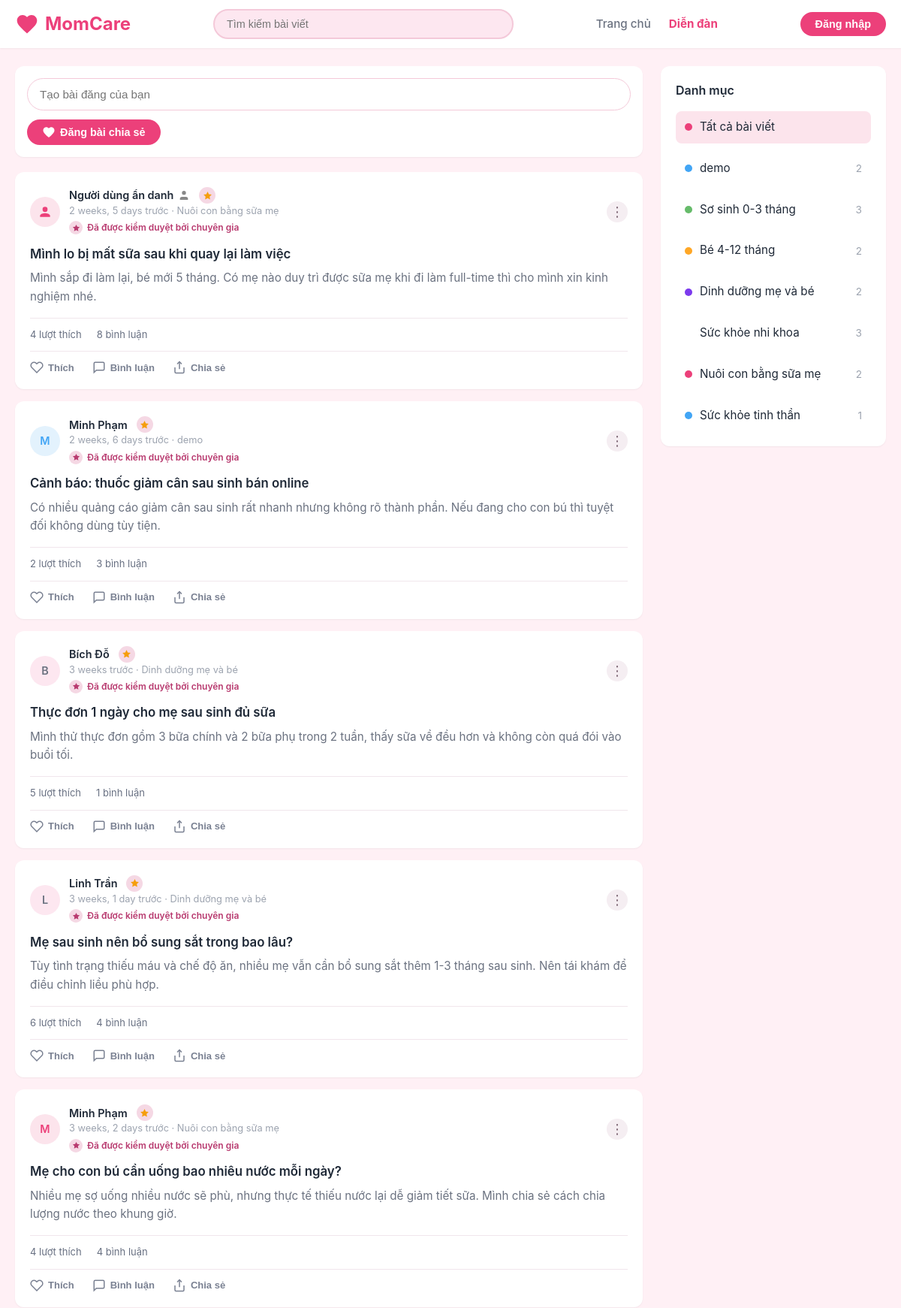
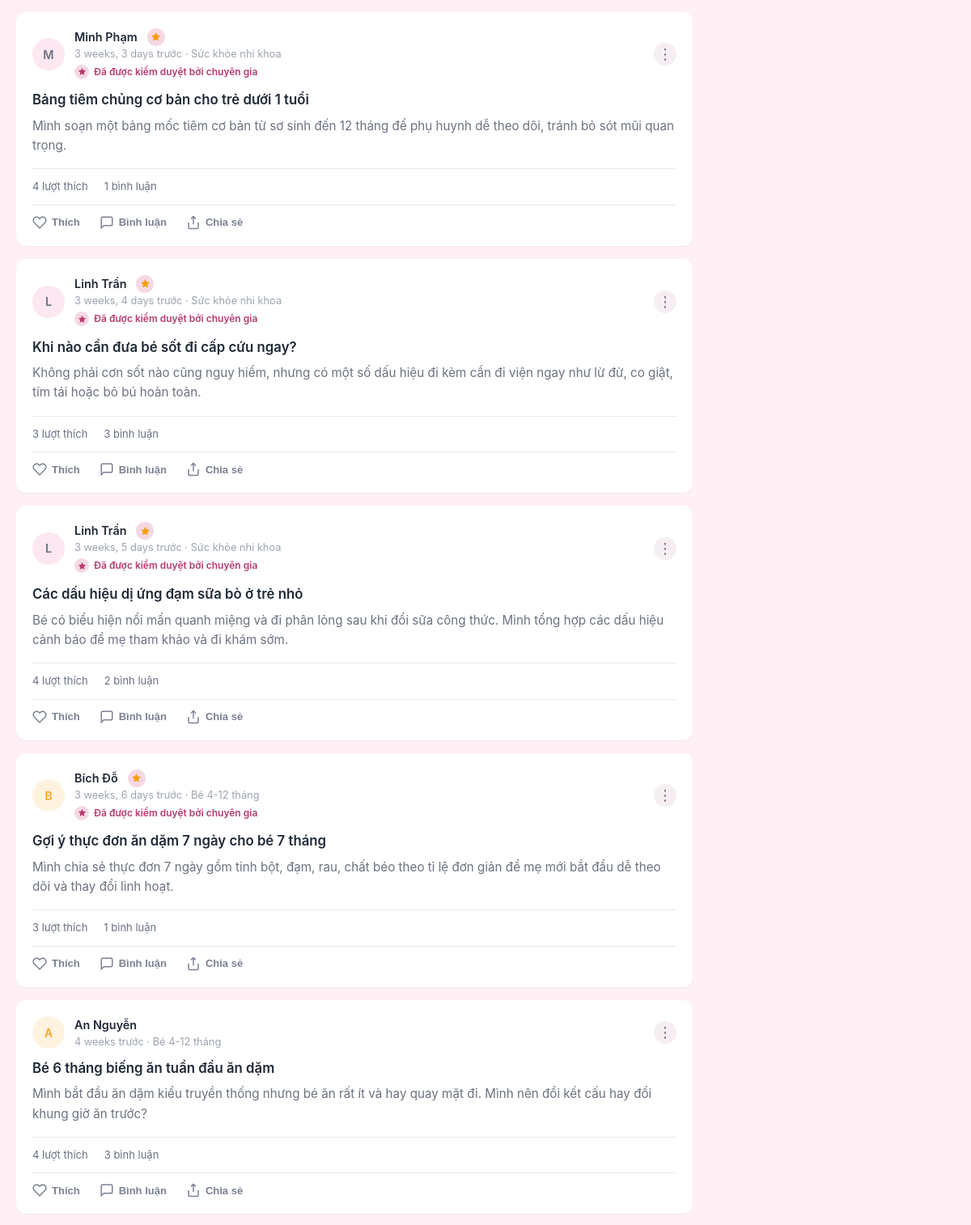
The app's page /forum/ (upper part) with its own data (2 pictures, top to bottom).
### momcare_forum/models.py (models this page shows, shortened)
class Post(models.Model):
    PRIVACY_CHOICES = [
        ('public', 'Công khai'),
        ('anonymous', 'Ẩn danh'),
    ]
    VERIFICATION_REASONS = [
        ('accurate', 'Bài viết chứa nội dung phù hợp với kiến thức y khoa hiện hành'),
        ('safe', 'Thông tin trong bài viết an toàn cho mẹ và bé'),
        ('useful', 'Bài viết cung cấp kiến thức chăm sóc sức khỏe hữu ích'),
        ('nutrition', 'Thông tin dinh dưỡng đã được kiểm chứng'),
        ('confirmed', 'Thông tin trong bài viết đã được bác sĩ xác nhận'),
        ('reference', 'Bài viết có giá trị tham khảo'),
        ('expert', 'Nội dung phù hợp với khuyến nghị của chuyên gia'),
    ]
    title = models.CharField(max_length=255, verbose_name="Tiêu đề")
    content = models.TextField(verbose_name="Nội dung")
    category = models.ForeignKey(Category, on_delete=models.PROTECT, related_name="posts", verbose_name="Danh mục")
    author = models.ForeignKey(User, on_delete=models.CASCADE, related_name="posts", verbose_name="Người đăng")
    privacy = models.CharField(max_length=20, choices=PRIVACY_CHOICES, default='public', verbose_name="Chế độ hiển thị")
    image = models.ImageField(upload_to='posts/', blank=True, null=True, verbose_name="Hình ảnh mô tả")
    verified_by_expert = models.BooleanField(default=False, verbose_name="Được chuyên gia kiểm duyệt")
    verification_reason = models.CharField(max_length=20, choices=VERIFICATION_REASONS, blank=True, verbose_name="Lý do kiểm duyệt")
    verification_reasons = models.TextField(blank=True, verbose_name="Danh sách lý do kiểm duyệt")
    verification_note = models.TextField(blank=True, verbose_name="Ghi chú kiểm duyệt")
    verified_by = models.ForeignKey(User, on_delete=models.SET_NULL, null=True, blank=True, related_name='verified_posts', verbose_name="Người kiểm duyệt")
    verified_at = models.DateTimeField(null=True, blank=True, verbose_name="Thời gian kiểm duyệt")
    likes = models.ManyToManyField(User, related_name="liked_posts", blank=True)
    report_count = models.IntegerField(default=0, verbose_name="Số lần báo cáo")
    is_hidden = models.BooleanField(default=False, verbose_name="Ẩn bài viết")
    created_at = models.DateTimeField(auto_now_add=True)
    updated_at = models.DateTimeField(auto_now=True)
    class Meta:
        ordering = ['-created_at']

class Category(models.Model):
    COLOR_CHOICES = [
        ('pink', 'Hồng'),
        ('blue', 'Xanh lam'),
        ('green', 'Xanh lá'),
        ('orange', 'Cam'),
        ('purple', 'Tím'),
        ('teal', 'Xanh mòng két'),
    ]
    name = models.CharField(max_length=100, verbose_name="Tên danh mục")
    slug = models.SlugField(max_length=120, unique=True, blank=True)
    color_dot = models.CharField(max_length=20, choices=COLOR_CHOICES, default='pink', verbose_name="Màu chấm")
    description = models.TextField(blank=True, null=True, verbose_name="Mô tả")
    created_at = models.DateTimeField(auto_now_add=True)
    class Meta:
        verbose_name = "Danh mục"
        verbose_name_plural = "Danh mục"

### momcare_forum/views.py (the view)
# urls.py: path('forum/', forum_views.forum_home, name='forum'),
def forum_home(request):
    categories = Category.objects.all()
    posts = Post.objects.filter(is_hidden=False).select_related(
        'category', 'author', 'verified_by'
    ).prefetch_related(
        'likes', 'images', 'comments', 'reports', 'verifications__doctor'
    ).order_by('-created_at')
    category_id = request.GET.get('category')
    if category_id:
        posts = posts.filter(category_id=category_id)
    query = request.GET.get('q')
    if query:
        posts = posts.filter(
            Q(title__icontains=query) |
            Q(content__icontains=query)
        )
    date_from = request.GET.get('date_from', '').strip()
    date_to = request.GET.get('date_to', '').strip()
    if date_from:
        posts = posts.filter(created_at__date__gte=date_from)
    if date_to:
        posts = posts.filter(created_at__date__lte=date_to)
    paginator = Paginator(posts, 20)
    page_num = request.GET.get('page', 1)
    page_obj = paginator.get_page(page_num)
    query_params = request.GET.copy()
    query_params.pop('page', None)
    notification_context = _get_notification_context(request)
    role_context = _get_user_role_context(request)
    context = {
        'categories': categories,
        'posts': page_obj,
        'selected_category': category_id,
        'search_query': query,
        'base_querystring': query_params.urlencode(),
        'date_from': date_from,
        'date_to': date_to,
    }
    context.update(notification_context)
    context.update(role_context)
    return render(request, 'forum.html', context)

### momcare_forum/views.py (called while the page is built, shortened)
def _get_user_role_context(request):
    context = {
        'is_logged_in': request.user.is_authenticated,
        'is_admin_user': False,
        'is_staff_user': False,
        'is_superuser_user': False,
        'is_doctor_user': False,
        'can_verify_posts': False,
    }
    if not request.user.is_authenticated:
        return context

def _get_notification_context(request):
    if not request.user.is_authenticated:
        return {
            'unread_count': 0,
            'recent_notifications': [],
        }

### momcare_forum/templates/forum.html (shortened to what this page needs)
{% load static %}
<!DOCTYPE html>
<html lang="vi">
<head>
  <link rel="stylesheet" href="{% static 'css/main.css' %}">
  <link rel="stylesheet" href="{% static 'css/auth.css' %}?v=20260407a">
</head>
<body data-user-authenticated="{% if user.is_authenticated %}1{% else %}0{% endif %}">
  {% include '_navbar.html' %}
  <main class="main-container" id="posts-section">
    <div class="content-area">
      <div class="create-post">
        <input type="text" class="create-post-input" placeholder="Tạo bài đăng của bạn" id="open-create-post-input" readonly>
        <div class="create-post-actions">
          <button class="btn-post" type="button" id="open-create-post-btn">
            <svg viewBox="0 0 24 24" fill="currentColor">
              <path d="M12 21.35l-1.45-1.32C5.4 15.36 2 12.28 2 8.5 2 5.42 4.42 3 7.5 3c1.74 0 3.41.81 4.5 2.09C13.09 3.81 14.76 3 16.5 3 19.58 3 22 5.42 22 8.5c0 3.78-3.4 6.86-8.55 11.54L12 21.35z"/>
            </svg>
            Đăng bài chia sẻ
          </button>
        </div>
      </div>
      {% for post in posts %}
      <div class="post-card-wrapper">
        <article class="post-card"
                 data-post-id="{{ post.id }}"
                 data-post-owner="{% if user.is_authenticated and user == post.author %}true{% else %}false{% endif %}"
                 data-post-title="{{ post.title }}"
                 data-post-content="{{ post.content|truncatewords:50 }}"
                 data-post-category="{{ post.category.slug }}">
        <div class="post-header">
          <div class="post-avatar {{ post.category.color_dot|default:'pink' }}">
            {% if post.privacy == 'anonymous' and not can_verify_posts %}
            <svg viewBox="0 0 24 24" fill="currentColor" style="width: 20px; height: 20px;">
              <path d="M12 12a4 4 0 1 0-4-4 4 4 0 0 0 4 4zm0 2c-2.67 0-8 1.34-8 4v2h16v-2c0-2.66-5.33-4-8-4z"/>
            </svg>
            {% else %}
            {{ post.author.first_name|default:post.author.username|slice:":1"|upper }}
            {% endif %}
          </div>
          <div class="post-user-info">
            <div class="post-username">
              {% if post.privacy == 'anonymous' and not can_verify_posts %}
              <span style="display: inline-flex; align-items: center; gap: 6px;">
                Người dùng ẩn danh
                <svg viewBox="0 0 24 24" fill="currentColor" style="width: 16px; height: 16px; color: #888;" title="Bài viết ẩn danh">
                  <path d="M20 21v-2a4 4 0 0 0-4-4H8a4 4 0 0 0-4 4v2M12 3a4 4 0 1 0 0 8 4 4 0 0 0 0-8z"/>
                </svg>
              </span>
              {% else %}
              <a href="{% url 'profile_view' post.author.username %}" style="text-decoration: none; color: inherit;" onclick="event.stopPropagation();">
                {{ post.author.get_full_name|default:post.author.username }}
              </a>
              {% endif %}
              {% if post.verified_by_expert %}
              <button type="button" class="verify-trigger verified"
                      data-post-id="{{ post.id }}"
                      data-review-target="review-status-{{ post.id }}"
                      aria-label="Bài viết đã được kiểm duyệt">
                <svg viewBox="0 0 24 24" fill="currentColor" aria-hidden="true">
                  <path d="M12 2l3.09 6.26L22 9.27l-5 4.87 1.18 6.88L12 17.77l-6.18 3.25L7 14.14 2 9.27l6.91-1.01L12 2z"/>
                </svg>
              </button>
              {% endif %}
            </div>
            <div class="post-time">{{ post.created_at|timesince }} trước · {{ post.category.name }}</div>
            {% if post.verified_by_expert %}
            <div class="review-approved show" id="review-status-{{ post.id }}" data-post-id="{{ post.id }}" role="button" tabindex="0" aria-label="Xem chi tiết kiểm duyệt bài viết">
              <span class="review-approved-icon">
                <svg viewBox="0 0 24 24" width="11" height="11" fill="currentColor" aria-hidden="true">
                  <path d="M12 2l3.09 6.26L22 9.27l-5 4.87 1.18 6.88L12 17.77l-6.18 3.25L7 14.14 2 9.27l6.91-1.01L12 2z"/>
                </svg>
              </span>
              <span class="review-approved-text" style="font-size: 12px;">Đã được kiểm duyệt bởi chuyên gia</span>
            </div>
            {% endif %}
          </div>
          <div class="post-options">
            <button class="post-options-btn" type="button" aria-label="Tùy chọn bài viết">⋮</button>
          </div>
        </div>
        <h3 class="post-title" onclick="openPostDetailModal({{ post.id }}); event.stopPropagation();" style="cursor: pointer;">{{ post.title }}</h3>
        <p class="post-content" onclick="openPostDetailModal({{ post.id }}); event.stopPropagation();" style="cursor: pointer;">{{ post.content }}</p>
        <div class="post-stats" style="padding: 12px 0; border-top: 1px solid #f1e6ec; border-bottom: 1px solid #f1e6ec; font-size: 13px; color: #687082;">
          <span class="post-likes-count">{{ post.likes.count }} lượt thích</span>
          <span class="post-comments-count">{{ post.comments.count }} bình luận</span>
        </div>
        <div class="post-actions">
          <button class="post-action like-post-btn {% if user.is_authenticated and user in post.likes.all %}liked{% endif %}" type="button" data-post-id="{{ post.id }}">
            <svg viewBox="0 0 24 24" fill="none" stroke="currentColor" stroke-width="2">
              <path d="M20.84 4.61a5.5 5.5 0 0 0-7.78 0L12 5.67l-1.06-1.06a5.5 5.5 0 0 0-7.78 7.78l1.06 1.06L12 21.23l7.78-7.78 1.06-1.06a5.5 5.5 0 0 0 0-7.78z"/>
            </svg>
            <span>Thích</span>
          </button>
          <button class="post-action open-comment-modal-btn" type="button" data-post-id="{{ post.id }}">
            <svg viewBox="0 0 24 24" fill="none" stroke="currentColor" stroke-width="2">
              <path d="M21 15a2 2 0 0 1-2 2H7l-4 4V5a2 2 0 0 1 2-2h14a2 2 0 0 1 2 2z"/>
            </svg>
            <span>Bình luận</span>
          </button>
          <button class="post-action share-post-btn" type="button" data-share-url="{% url 'post_detail' post.id %}">
            <svg viewBox="0 0 24 24" fill="none" stroke="currentColor" stroke-width="2">
              <path d="M4 12v8a2 2 0 0 0 2 2h12a2 2 0 0 0 2-2v-8"/>
              <polyline points="16 6 12 2 8 6"/>
              <line x1="12" y1="2" x2="12" y2="15"/>
            </svg>
            <span>Chia sẻ</span>
          </button>
        </div>
      </article>
      </div>
      {% empty %}
      <div class="empty-state" style="text-align: center; padding: 40px; background: white; border-radius: 12px; margin-top: 20px;">
        <p style="color: #7a8192;">Chưa có bài viết nào trong mục này.</p>
      </div>
      {% endfor %}
    </div>
    <aside class="sidebar">
      <div class="sidebar-section">
        <h3 class="sidebar-title">Danh mục</h3>
        <div class="category-list">
          <a href="{% url 'forum' %}" class="category-item {% if not selected_category %}active{% endif %}" style="text-decoration: none; color: inherit;">
            <span class="category-dot pink"></span>
            <span class="category-name">Tất cả bài viết</span>
          </a>
          {% for cat in categories %}
          <a href="{% url 'forum' %}?category={{ cat.id }}" class="category-item {% if selected_category == cat.id|stringformat:'i' %}active{% endif %}" style="text-decoration: none; color: inherit;">
            <span class="category-dot {{ cat.color_dot }}"></span>
            <span class="category-name">{{ cat.name }}</span>
            <span class="category-count">{{ cat.posts.count }}</span>
          </a>
          {% endfor %}
        </div>
      </div>
    </aside>
  </main>
</body>
</html>

### momcare_forum/static/css/auth.css (style rules this page uses)
:root { --primary-teal: #26a69a; --primary-teal-light: #26a69a; --primary-purple: #7c3aed; --primary-purple-dark: #6d28d9; --bg-beige: var(--bg-main); --bg-white: var(--bg-card); --text-light: #9ca3af; --border-gray: #d1d5db; --shadow-sm: 0 1px 2px rgba(0, 0, 0, 0.05); --shadow-md: 0 4px 6px -1px rgba(0, 0, 0, 0.1); --shadow-lg: 0 10px 15px -3px rgba(0, 0, 0, 0.1); --shadow-modal: 0 25px 50px -12px rgba(0, 0, 0, 0.25); --primary-pink: #ec407a; --primary-pink-light: #f48fb1; --primary-pink-dark: #d81b60; --bg-main: #fff0f5; --bg-card: #ffffff; --bg-soft: #fde7f0; --text-dark: #1f2937; --text-gray: #6b7280; --border-light: #f4c9d9; }
* { margin: 0; padding: 0; box-sizing: border-box; }
body { font-family: -apple-system, BlinkMacSystemFont, 'Segoe UI', Roboto, 'Helvetica Neue', Arial, sans-serif; background-color: var(--bg-main); color: var(--text-dark); line-height: 1.5; min-height: 100vh; }

### momcare_forum/templates/forum.html (style rules this page uses)
.verify-trigger { width: 22px; height: 22px; border: none; border-radius: 50%; background: #f4d2df; color: #c9507f; display: inline-flex; align-items: center; justify-content: center; cursor: pointer; padding: 0; margin-left: 6px; transition: all 0.2s ease; }
.verify-trigger svg { width: 13px; height: 13px; }
.verify-trigger.verified { background: #f5d8e4; color: #b83a6f; cursor: default; }
.review-approved { display: none; align-items: center; gap: 6px; margin-top: 4px; color: #b83a6f; font-size: 12px; font-weight: 600; }
.review-approved.show { display: inline-flex; }
.review-approved-icon { width: 18px; height: 18px; border-radius: 50%; background: #f5d8e4; display: inline-flex; align-items: center; justify-content: center; color: #b83a6f; flex-shrink: 0; }
.post-options { margin-left: auto; position: relative; }
.post-options-btn { width: 28px; height: 28px; border: none; border-radius: 50%; background: #f5eef2; color: #7a6270; font-size: 18px; line-height: 1; cursor: pointer; display: inline-flex; align-items: center; justify-content: center; }
.post-stats { display: flex; gap: 20px; padding: 12px 0; border-top: 1px solid #f1e6ec; border-bottom: 1px solid #f1e6ec; font-size: 13px; color: #7a8192; margin-bottom: 12px; }
.post-stats span { display: block; }
.post-actions { display: flex; gap: 24px; }
.post-action { display: flex; align-items: center; gap: 6px; color: #7a8192; font-size: 13px; cursor: pointer; border: none; background: none; padding: 0; transition: color 0.2s; font-weight: 600; }
.post-action svg { width: 18px; height: 18px; stroke-width: 2; }
.post-card .post-title { display: block; line-height: 1.4; max-height: calc(1.4em * 2); overflow: hidden; white-space: pre-wrap; overflow-wrap: anywhere; word-break: break-word; }
.post-card .post-content { line-height: 1.6; max-height: calc(1.6em * 6); overflow: hidden; white-space: pre-wrap; overflow-wrap: anywhere; word-break: break-word; }

### records on screen
Post: privacy "anonymous" (drawn), created_at "2 weeks, 5 days", category.name "Nuôi con bằng sữa mẹ", title "Mình lo bị mất sữa sau khi quay lại làm việc", content "Mình sắp đi làm lại, bé mới 5 tháng. Có mẹ nào duy trì được sữa mẹ khi đi làm full-time thì cho mình xin kinh nghiệm nhé.", likes.count "4", comments.count "8"
Post: author.first_name "M", author.get_full_name "Minh Phạm", created_at "2 weeks, 6 days", category.name "demo", title "Cảnh báo: thuốc giảm cân sau sinh bán online", content "Có nhiều quảng cáo giảm cân sau sinh rất nhanh nhưng không rõ thành phần. Nếu đang cho con bú thì tuyệt đối không dùng tùy tiện.", likes.count "2", comments.count "3"
Post: author.first_name "B", author.get_full_name "Bích Đỗ", created_at "3 weeks", category.name "Dinh dưỡng mẹ và bé", title "Thực đơn 1 ngày cho mẹ sau sinh đủ sữa", content "Mình thử thực đơn gồm 3 bữa chính và 2 bữa phụ trong 2 tuần, thấy sữa về đều hơn và không còn quá đói vào buổi tối.", likes.count "5", comments.count "1"
Post: author.first_name "L", author.get_full_name "Linh Trần", created_at "3 weeks, 1 day", category.name "Dinh dưỡng mẹ và bé", title "Mẹ sau sinh nên bổ sung sắt trong bao lâu?", content "Tùy tình trạng thiếu máu và chế độ ăn, nhiều mẹ vẫn cần bổ sung sắt thêm 1-3 tháng sau sinh. Nên tái khám để điều chỉnh liều phù hợp.…", likes.count "6", comments.count "4"
Post: author.first_name "M", author.get_full_name "Minh Phạm", created_at "3 weeks, 2 days", category.name "Nuôi con bằng sữa mẹ", title "Mẹ cho con bú cần uống bao nhiêu nước mỗi ngày?", content "Nhiều mẹ sợ uống nhiều nước sẽ phù, nhưng thực tế thiếu nước lại dễ giảm tiết sữa. Mình chia sẻ cách chia lượng nước theo khung giờ.", likes.count "4", comments.count "4"
Post: author.first_name "M", author.get_full_name "Minh Phạm", created_at "3 weeks, 3 days", category.name "Sức khỏe nhi khoa", title "Bảng tiêm chủng cơ bản cho trẻ dưới 1 tuổi", content "Mình soạn một bảng mốc tiêm cơ bản từ sơ sinh đến 12 tháng để phụ huynh dễ theo dõi, tránh bỏ sót mũi quan trọng.", likes.count "4", comments.count "1"
Post: author.first_name "L", author.get_full_name "Linh Trần", created_at "3 weeks, 4 days", category.name "Sức khỏe nhi khoa", title "Khi nào cần đưa bé sốt đi cấp cứu ngay?", content "Không phải cơn sốt nào cũng nguy hiểm, nhưng có một số dấu hiệu đi kèm cần đi viện ngay như lừ đừ, co giật, tím tái hoặc bỏ bú hoàn toàn.", likes.count "3", comments.count "3"
Post: author.first_name "L", author.get_full_name "Linh Trần", created_at "3 weeks, 5 days", category.name "Sức khỏe nhi khoa", title "Các dấu hiệu dị ứng đạm sữa bò ở trẻ nhỏ", content "Bé có biểu hiện nổi mẩn quanh miệng và đi phân lỏng sau khi đổi sữa công thức. Mình tổng hợp các dấu hiệu cảnh báo để mẹ tham khảo và đi khám sớm.", likes.count "4", comments.count "2"
Post: author.first_name "B", author.get_full_name "Bích Đỗ", created_at "3 weeks, 6 days", category.name "Bé 4-12 tháng", title "Gợi ý thực đơn ăn dặm 7 ngày cho bé 7 tháng", content "Mình chia sẻ thực đơn 7 ngày gồm tinh bột, đạm, rau, chất béo theo tỉ lệ đơn giản để mẹ mới bắt đầu dễ theo dõi và thay đổi linh hoạt.", likes.count "3", comments.count "1"
Post: author.first_name "A", author.get_full_name "An Nguyễn", created_at "4 weeks", category.name "Bé 4-12 tháng", title "Bé 6 tháng biếng ăn tuần đầu ăn dặm", content "Mình bắt đầu ăn dặm kiểu truyền thống nhưng bé ăn rất ít và hay quay mặt đi. Mình nên đổi kết cấu hay đổi khung giờ ăn trước?", likes.count "4", comments.count "3"
Category: name "demo", posts.count "2"
Category: name "Sơ sinh 0-3 tháng", posts.count "3"
Category: name "Bé 4-12 tháng", posts.count "2"
Category: name "Dinh dưỡng mẹ và bé", posts.count "2"
Category: name "Sức khỏe nhi khoa", posts.count "3"
Category: name "Nuôi con bằng sữa mẹ", posts.count "2"
Category: name "Sức khỏe tinh thần", posts.count "1"
